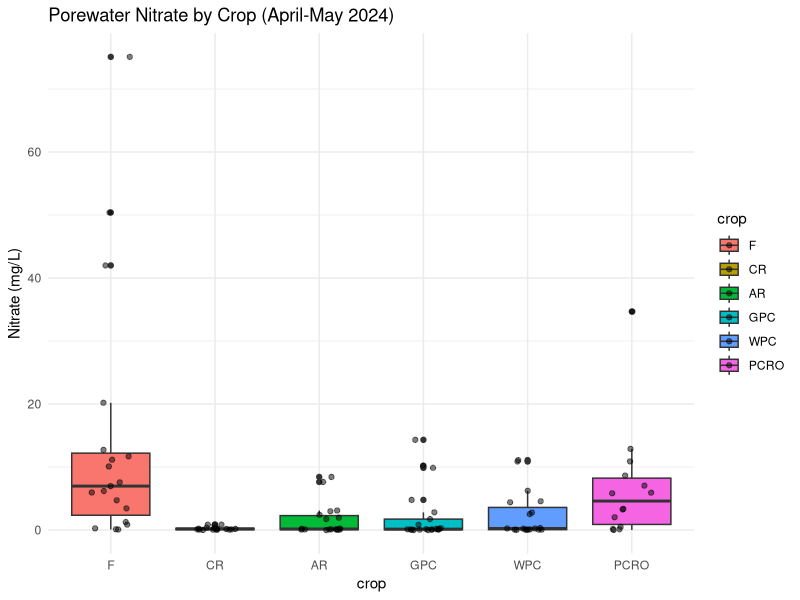
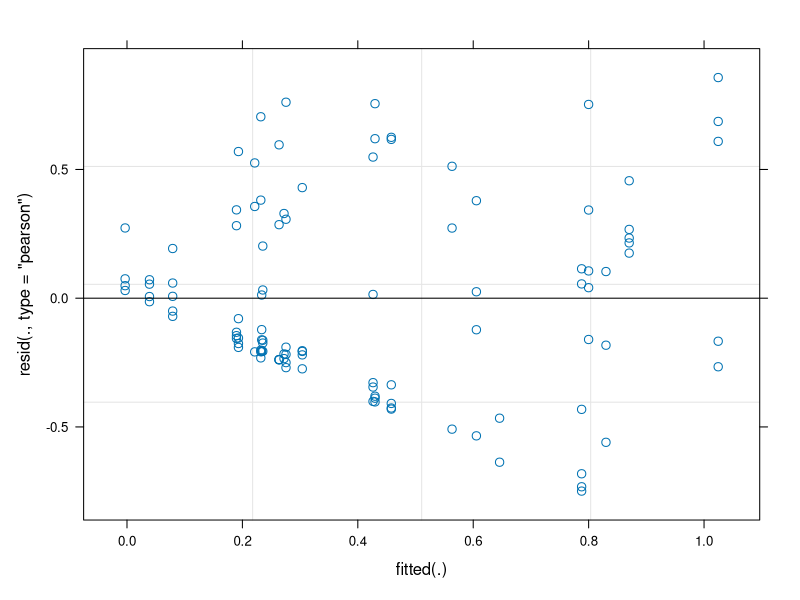
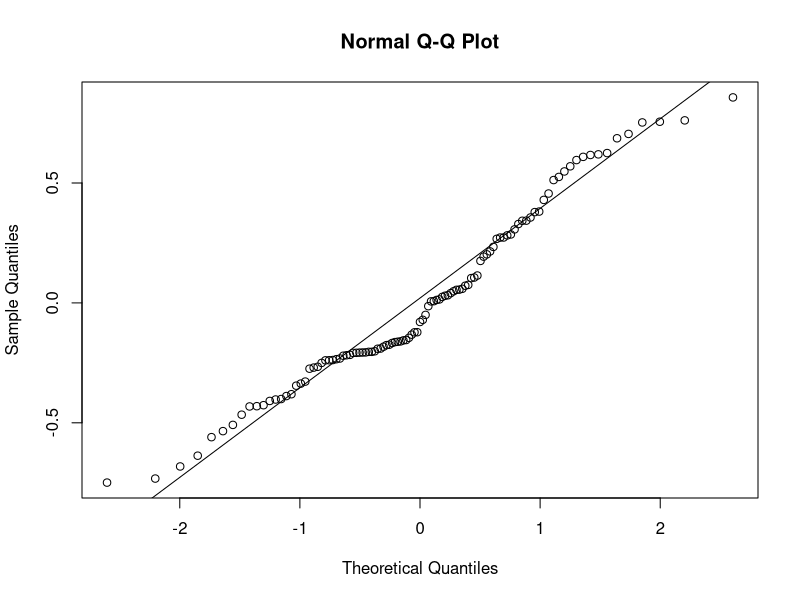
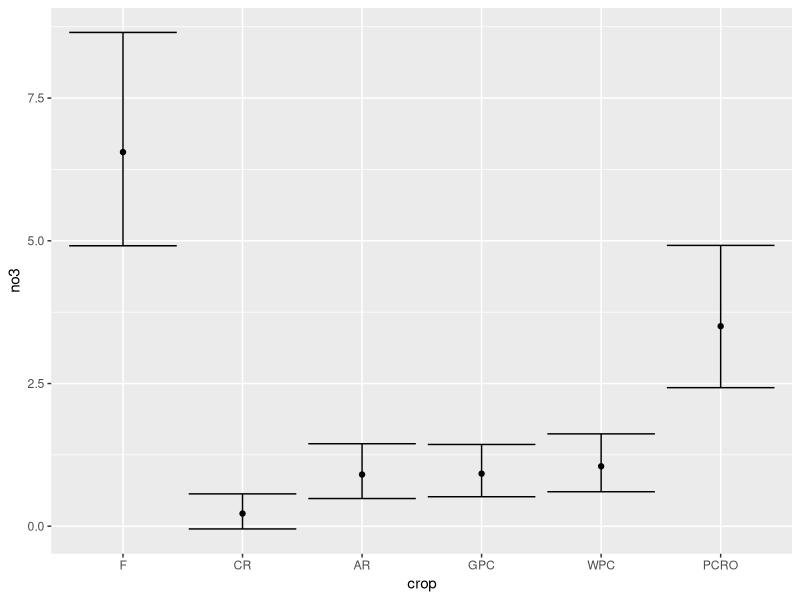
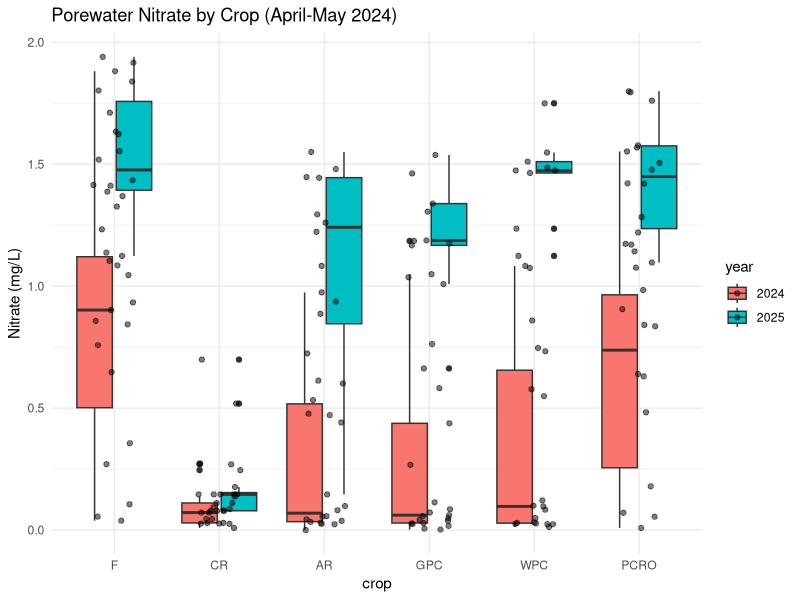
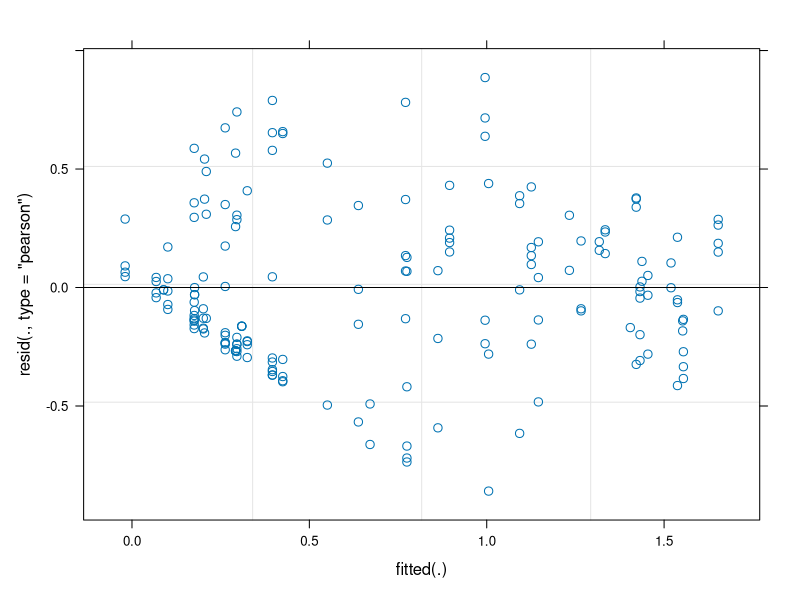
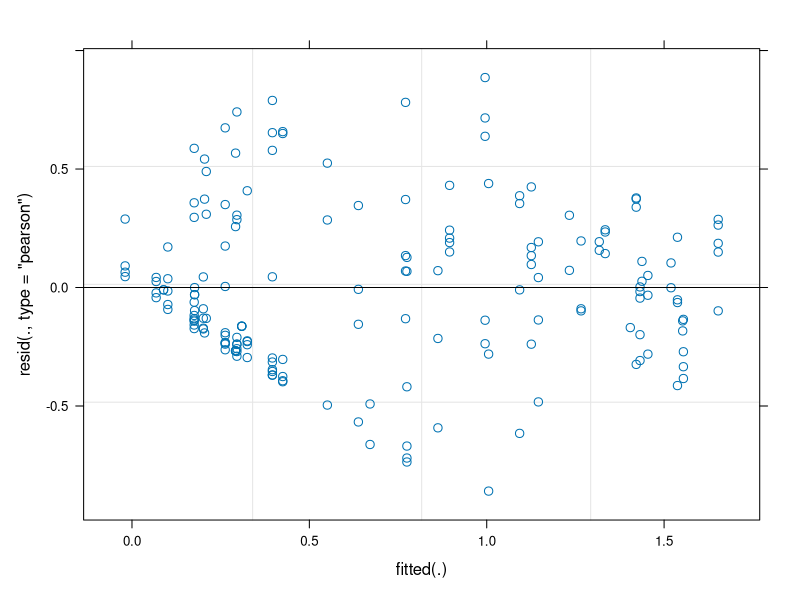
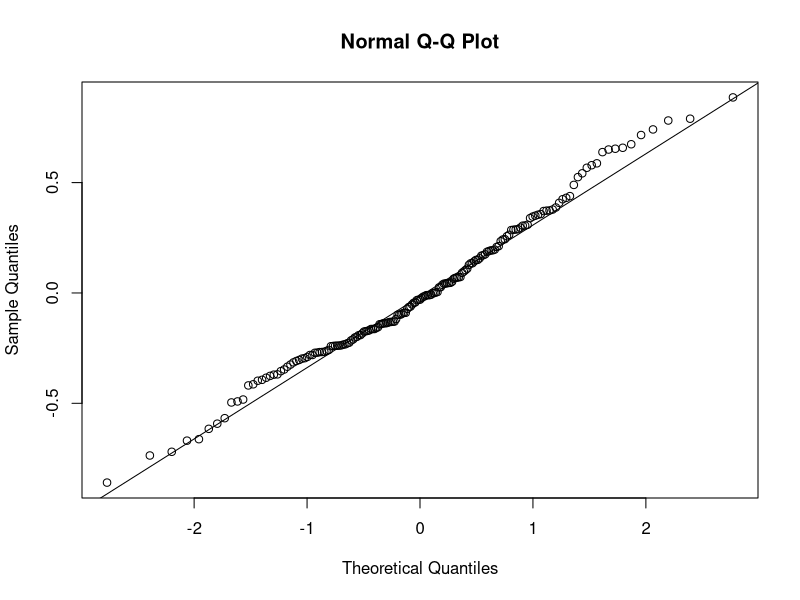

The R script that drew these images, in order:
##install packages
install.packages("multcompView")

# 1. Load necessary libraries
library(lme4)
library(lmerTest)
library(car)
library(emmeans)
library(tidyverse)
library(multcompView)

options(contrasts = c("contr.sum", "contr.poly"))
# options(contrasts = c("contr.treatment", "contr.poly"))

# 2. Load and Clean Data
# Assuming your file is in the working directory
df <- read_csv("Data/porewater_all_data_24_25_plot_isu_shallow.csv")

#raw data does not suitable for analysis need log transformation 
df <-  df %>%  
  mutate(log_no3 = log10(porewater_no3_mgl +1),
         log_drp = log10(porewater_drp_mgl +1))
####crop relable
df <- df %>% 
  mutate(crop = factor(crop, levels = c ("F", "CR", "AR", "GPC", "WPC", "PCRO") ))

# Filter for Year 2024 and Months April (4) & May (5)
df_clean <- df %>%
  filter(year == 2024, month %in% c(4, 5)) %>%
  mutate(
    block = as.factor(block),
    crop = as.factor(crop),
  ) %>%
  na.omit() # Remove rows with missing nitrate data




# 3. Visual Check
ggplot(df_clean, aes(x = crop, y = porewater_no3_mgl, fill = crop)) +
  geom_boxplot() +
  geom_jitter(width = 0.2, alpha = 0.5) +
  labs(
    title = "Porewater Nitrate by Crop (April-May 2024)",
    y = "Nitrate (mg/L)"
  ) +
  theme_minimal()

# 4. Fit the Linear Mixed Model
# Fixed effect: crop
# Random effect: (1 | block) -> Accounts for the 4 blocks
# Note: nitrate data may be right-skewed consider log transformation:
# model <- lmer(log(porewater_no3_mgl) ~ crop + (1|block), data = df_clean)

model <- lmer(log_no3 ~ crop + (1 | block), data = df_clean)

# 5. Check Assumptions (Normality of residuals)
# If these look non-normal, switch to the log-transformed model mentioned above
plot(model) # Heteroscedasticity check # looks good now
qqnorm(resid(model))
qqline(resid(model)) # Normality check - not that it is not that bad !!!!



# 6. Run the F-test (ANOVA)
# Using car::Anova for Type II Wald F tests
# (Type II is generally safer than Type I for unbalanced data)
anova_results <- car::Anova(model, type = "III", test.statistic = "F")
print(anova_results)

# 7. Post-hoc Analysis (Pairwise Comparisons)
# If the Anova shows a significant effect for 'crop', run this:
emmeans_results <- emmeans(model, ~crop)
emmeans_results

#data frame
first_emm_df <- as.data.frame(emmeans_results)

#log back transform for plot
first_emm_df <- first_emm_df %>% 
  mutate( 
    no3 = (10^emmean)-1,
    se_plus = ((10^(emmean+SE))-1),
    se_minus =   ((10^(emmean-SE))-1)
  )
first_emm_df %>% 
  ggplot(aes(x=crop, y = no3))+
  geom_point()+
  geom_errorbar(aes(ymin = se_minus, ymax= se_plus))

# Contrast pairwise comparisons (Tukey adjustment is default)
pairs(emmeans_results)




# Optional: View the Letter Display (Compact Letter Display) to see groupings
# requires 'multcomp' or 'multcompView' package usually, but recent emmeans does it strictly:

multcomp::cld(emmeans_results, Letters = letters)


# # # # # # # # # # # # # # # # # # # # # # # # # # # # # # # # # # # # # # # # # # # # # # # #
# # # # # # # # # # # # # # # # # # # # # # # # # # # # # # # # # # # # # # # # # # # # # # # #

# Filter for Year 2024 and 2025 and Months April (4) & May (5)
df_2425 <- df %>%
  filter(year %in% c(2024, 2025), month %in% c(4, 5)) %>%
  mutate(
    block = as.factor(block),
    crop = as.factor(crop),
    year = as.factor(year) # IMPORTANT: Treat year as a category
    
  ) %>%
  na.omit()

# 3. Visual Check
ggplot(df_2425, aes(x = crop, y = log_no3, fill = year)) +
  geom_boxplot() +
  geom_jitter(width = 0.2, alpha = 0.5) +
  labs(
    title = "Porewater Nitrate by Crop (April-May 2024)",
    y = "Nitrate (mg/L)"
  ) +
  theme_minimal()

# 4. Fit the Linear Mixed Model
# Fixed effect: crop
# Random effect: (1 | block) -> Accounts for the 4 blocks
# Note: nitrate data may be right-skewed consider log transformation:
# model <- lmer(log(porewater_no3_mgl) ~ crop + (1|block), data = df_clean)
# plot is now repeated and needs to be a random effect as its not independent
model_multi <- lmer(
  log_no3 ~ crop * year + (1 | block ),
  data = df_2425
)

# 5. Check Assumptions (Normality of residuals)
# If these look non-normal, switch to the log-transformed model mentioned above
plot(model_multi) # Heteroscedasticity check # egads it is really bad - may try log...
plot(model_multi)
qqnorm(resid(model_multi))
qqline(resid(model_multi))
# Assumptions meet


summary(model_multi)

# 5. Run the F-test (ANOVA)
# Look at the 'crop:year' interaction row.
# If P < 0.05, the effect of crop depends on the year.
anova_2425 <- car::Anova(model_multi, type = "III", test.statistic = "F")
print(anova_2425)
summary(anova_2425)

# 6. Post-hoc Analysis (Compare Crops WITHIN each Year)
# The "| year" part tells R to run the crop comparisons separately for 2024 and 2025.
emm_interaction <- emmeans(model_multi, ~ crop | year)
emm_2425 <- summary(emm_interaction)
emm_2425
# Pairwise comparisons with Tukey adjustment
pairs(emm_interaction)

# Optional: Compact Letter Display by Year
# This generates letters (a, b, ab) for each year separately
multcomp::cld(emm_interaction, Letters = letters)

second_emm_df <- emm_2425 %>% 
  mutate( 
    no3 = (10^emmean)-1,
    se_plus = ((10^(emmean+SE))-1),
    se_minus =   ((10^(emmean-SE))-1)
  )
second_emm_df %>% 
  ggplot(aes(x=crop, y = no3, color = year))+
  geom_point()+
  geom_errorbar(aes(ymin = se_minus, ymax= se_plus))



# # # # # # # # # # # # # # # # # # # # # # # # # # # # # # # # # # # # # # # # # # # # # # # #
# # # # # # # # # # # # # # # # # # # # # # # # # # # # # # # # # # # # # # # # # # # # # # # #
# NOW TO do this with shallow and deep...
df2 <- read_csv("Data/porewater_isu_s_and_l_24_25_plot.csv")


df_sl <- df2 %>%
  mutate(month = month(original_coll_date)) %>%
  # Filter for April (4) and May (5) in 2024 and 2025
  filter(year %in% c(2024, 2025), month %in% c(4, 5)) %>%
  filter(!is.na(crop)) %>% 
  # Define factors
  mutate(
    block = as.factor(block),
    plot = as.factor(plot), # Important for the random effect!
    crop = factor(crop, levels = c("F", "CR", "AR", "GPC", "WPC", "PCRO")),
    year = as.factor(year),
    log_no3 = log10(porewater_no3_mgl +1),
    log_drp = log10(porewater_drp_mgl +1)
  ) %>%
  mutate(
    factor(type, levels = c( "L", "S"))
  ) %>%
  na.omit()

# 3. Visual Check (Interaction Plot)
# It is critical to visualize the 3-way interaction (Crop x Year x Depth)
ggplot(df_sl, aes(x = crop, y = porewater_no3_mgl, fill = type)) +
  geom_boxplot() +
  facet_wrap(~year) + # Split by year
  labs(
    title = "Nitrate by Crop and Depth (S vs L) across Years",
    y = "Nitrate (mg/L)",
    fill = "Depth"
  ) +
  theme_minimal()

# 4. Fit the Linear Mixed Model (Split-Plot Design)
# Fixed Effects: crop * year * type (We want to know if depth patterns change by crop or year)
# Random Effects: (1|block/plot)
#   -> (1|block): Accounts for the block differences.
#   -> (1|block:plot): Accounts for the fact that 'Shallow' and 'Deep' come from the SAME plot.
#      This is the "whole plot error" term required for split-plot designs.

model_depth <- lmer(
  log_no3 ~ crop * year * type + (1 | block),
  data = df_sl
)

# 5. Check Assumptions
plot(model_depth)
qqnorm(resid(model_depth))
qqline(resid(model_depth)) #Seems normal 

# 6. ANOVA (Type III is best for interactions)
anova_depth <- car::Anova(model_depth, type = "III", test.statistic = "F")
print(anova_depth)

# njh playimg with random year, too
model_depthh <- lmer(
  log_no3 ~ crop * (1 | year) * type + (1 | block),
  data = df_sl
)
anova_depthh <- car::Anova(model_depthh, type = "III", test.statistic = "F")
print(anova_depthh)

# 7. Post-hoc Analysis
# Case A: If the 3-way interaction (crop:year:type) is SIGNIFICANT:
# We look at everything together.
# depends on how to analyze
emm_3way <- emmeans(model_depth, ~ type * crop * year)
multcomp::cld(emm_3way, Letters = letters)

# or
emm_3way2 <- emmeans(model_depth, ~ type | crop | year)
multcomp::cld(emm_3way2, Letters = letters)

#interaction type*year
emm_sl <- emmeans(model_depth, ~ type * year)
emm_sl_df <- summary(emm_sl)
multcomp::cld(emm_sl, Letters = letters)

emm_sl_df <- emm_sl_df %>% 
  mutate( 
    no3 = (10^emmean)-1,
    se_plus = ((10^(emmean+SE))-1),
    se_minus =   ((10^(emmean-SE))-1)
  )
emm_sl_df %>% 
  ggplot(aes(x=type, y = no3, color = year))+
  geom_point()+
  geom_errorbar(aes(ymin = se_minus, ymax= se_plus))

emm_crop_sl_yr <- emmeans(model_depth, ~ type * year *crop)
emm_sl_yr_df <- summary(emm_crop_sl_yr)
multcomp::cld(emm_crop_sl_yr, Letters = letters)

emm_sl_yr_df <- emm_sl_yr_df %>% 
  mutate( 
    no3 = (10^emmean)-1,
    se_plus = ((10^(emmean+SE))-1),
    se_minus =   ((10^(emmean-SE))-1)
  )%>%
  mutate(
    type = fct_relevel(type, "S", "L"))

emm_sl_yr_df %>% 
  ggplot(aes(x=crop, y = no3, color = type))+
  geom_point(position = position_dodge2(width = 0.3))+
  geom_errorbar(aes(ymin = se_minus, ymax= se_plus),
                position = position_dodge2(width = 0.3),
                width = 0.3) +
  facet_grid(year~.)#, scales = "free"

levels(emm_sl_yr_df$type)

# # # # # # # # # # # # # # # # # # # # # # # # # # # # # # # # # # # 
# # # # # # # # # # # # # # # # # # # # # # # # # # # # # # # # # # # 
# farms
# # # # # # # # # # # # # # # # # # # # # # # # # # # # # # # # # # # 
# # # # # # # # # # # # # # # # # # # # # # # # # # # # # # # # # # # 
# NOW TO do this with shallow and deep...
library(readxl)
df_farm<- read_excel("Data/porewater_all_data_24_25_plot.xlsx")


df_farm <- df_farm %>%
  mutate(month = month(original_coll_date)) %>%
  # Filter for April (4) and May (5) in 2024 and 2025
  filter(year %in% c(2024, 2025), month %in% c(4, 5)) %>%
  filter(!is.na(crop)) %>% 
  # Define factors
  mutate(
    farm = as.factor(farm),
    block = as.factor(block),
    plot = as.factor(plot), # Important for the random effect!
    crop = factor(crop, levels = c("F", "CR", "AR", "GPC", "PCRO", "WPC")),
    type = as.factor(type),
    year = as.factor(year),
    log_no3 = log10(porewater_no3_mgl +1),
    log_drp = log10(porewater_drp_mgl +1)
  ) %>%
  mutate(
    type = fct_relevel(type, "S", "L")) %>%
  na.omit()
levels(df_farm$farm)


# 3. Visual Check (Interaction Plot)
# It is critical to visualize the 3-way interaction (Crop x Year x Depth)
ggplot(df_farm, aes(x = crop, y = porewater_no3_mgl, fill = type)) +
  geom_boxplot() +
  facet_wrap(~year) + # Split by year
  labs(
    title = "Nitrate by Crop and Depth (S vs L) across Years",
    y = "Nitrate (mg/L)",
    fill = "Depth"
  ) +
  theme_minimal() + 
  facet_grid(farm~ year)

# 4. Fit the Linear Mixed Model (Split-Plot Design)
# Fixed Effects: crop * year * type (We want to know if depth patterns change by crop or year)
# Random Effects: (1|block/plot)
#   -> (1|block): Accounts for the block differences.
#   -> (1|block:plot): Accounts for the fact that 'Shallow' and 'Deep' come from the SAME plot.
#      This is the "whole plot error" term required for split-plot designs.

model_depth_farm <- lmer(
  log_no3 ~ crop * year * type *  farm  + (1 | block),
  data = df_farm
)
summary(model_depth_farm)
# 5. Check Assumptions
plot(model_depth_farm)
qqnorm(resid(model_depth))
qqline(resid(model_depth)) #seems normal

# 6. ANOVA (Type III is best for interactions)
anova_farm <- car::Anova(model_depth_farm, type = "III", test.statistic = "F")
print(anova_farm)


# 7. Post-hoc Analysis
# Case A: If the 3-way interaction (crop:year:type) is SIGNIFICANT:
# We look at everything together.
# depends on how to analyze
emm_farm <- emmeans(model_depth_farm, ~  crop * year | farm  )
emm_farm_df <- summary(emm_farm)
multcomp::cld(emm_farm, Letters = letters)


emm_farm_df <- emm_farm_df %>% 
  mutate( 
    no3 = (10^emmean)-1,
    se_plus = ((10^(emmean+SE))-1),
    se_minus =   ((10^(emmean-SE))-1)
  )

emm_farm_df %>% 
  ggplot(aes(x=crop, y = no3, color = crop))+ #, shape = type
  geom_point(position = position_dodge2(width = 0.3))+
  geom_errorbar(aes(ymin = se_minus, ymax= se_plus),
                position = position_dodge2(width = 0.3),
                width = 0.3) +
  facet_grid(farm~ year)


# depends on how to analyze
emm_farm_yr_type <- emmeans(model_depth_farm, ~  type * year * farm  )
emm_farm_yr_type_df <- summary(emm_farm_yr_type)
multcomp::cld(emm_farm_yr_type, Letters = letters)


emm_farm_yr_type_df <- emm_farm_yr_type_df %>% 
  mutate( 
    no3 = (10^emmean)-1,
    se_plus = ((10^(emmean+SE))-1),
    se_minus =   ((10^(emmean-SE))-1)
  )

emm_farm_yr_type_df %>% 
  ggplot(aes(x=farm, y = no3, color = type))+ #, shape = type
  geom_point(position = position_dodge2(width = 0.3))+
  geom_errorbar(aes(ymin = se_minus, ymax= se_plus),
                position = position_dodge2(width = 0.3),
                width = 0.3) +
  facet_grid(.~ year)
